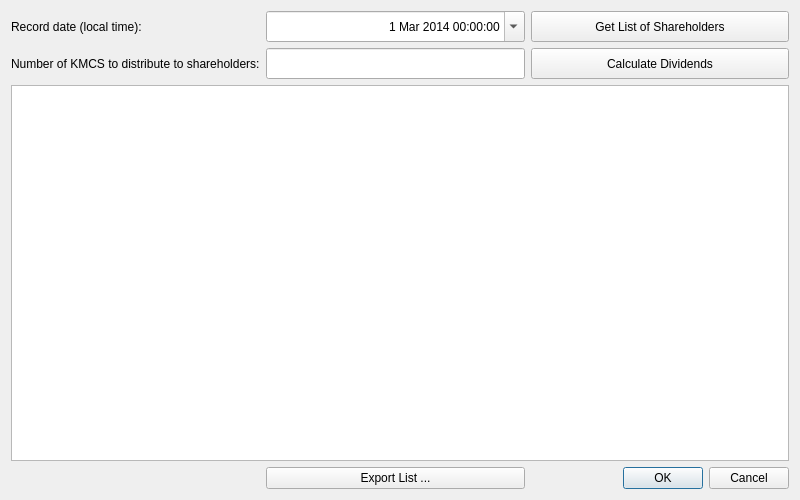
<?xml version="1.0" encoding="UTF-8"?>
<ui version="4.0">
 <class>DistributeDivDialog</class>
 <widget class="QDialog" name="DistributeDivDialog">
  <property name="windowModality">
   <enum>Qt::ApplicationModal</enum>
  </property>
  <property name="geometry">
   <rect>
    <x>0</x>
    <y>0</y>
    <width>800</width>
    <height>500</height>
   </rect>
  </property>
  <property name="sizePolicy">
   <sizepolicy hsizetype="MinimumExpanding" vsizetype="MinimumExpanding">
    <horstretch>0</horstretch>
    <verstretch>0</verstretch>
   </sizepolicy>
  </property>
  <property name="minimumSize">
   <size>
    <width>400</width>
    <height>200</height>
   </size>
  </property>
  <property name="windowTitle">
   <string>Distribute Dividends</string>
  </property>
  <property name="toolTip">
   <string/>
  </property>
  <property name="locale">
   <locale language="English" country="UnitedStates"/>
  </property>
  <property name="modal">
   <bool>true</bool>
  </property>
  <layout class="QGridLayout" name="gridLayout">
   <item row="2" column="0" colspan="3">
    <widget class="QTableView" name="tableView"/>
   </item>
   <item row="1" column="2">
    <widget class="QPushButton" name="calcDividendsButton">
     <property name="minimumSize">
      <size>
       <width>141</width>
       <height>31</height>
      </size>
     </property>
     <property name="text">
      <string>Calculate Dividends</string>
     </property>
    </widget>
   </item>
   <item row="1" column="0">
    <widget class="QLabel" name="label">
     <property name="text">
      <string>Number of KMCS to distribute to shareholders:</string>
     </property>
     <property name="alignment">
      <set>Qt::AlignLeading|Qt::AlignLeft|Qt::AlignVCenter</set>
     </property>
    </widget>
   </item>
   <item row="1" column="1">
    <widget class="QLineEdit" name="totalDividend">
     <property name="minimumSize">
      <size>
       <width>111</width>
       <height>31</height>
      </size>
     </property>
     <property name="inputMethodHints">
      <set>Qt::ImhFormattedNumbersOnly</set>
     </property>
     <property name="text">
      <string notr="true"/>
     </property>
     <property name="alignment">
      <set>Qt::AlignRight|Qt::AlignTrailing|Qt::AlignVCenter</set>
     </property>
    </widget>
   </item>
   <item row="0" column="0">
    <widget class="QLabel" name="label_2">
     <property name="text">
      <string>Record date (local time):</string>
     </property>
     <property name="alignment">
      <set>Qt::AlignLeading|Qt::AlignLeft|Qt::AlignVCenter</set>
     </property>
    </widget>
   </item>
   <item row="0" column="2">
    <widget class="QPushButton" name="getShareholdsListButton">
     <property name="minimumSize">
      <size>
       <width>141</width>
       <height>31</height>
      </size>
     </property>
     <property name="text">
      <string>Get List of Shareholders</string>
     </property>
    </widget>
   </item>
   <item row="4" column="2">
    <widget class="QDialogButtonBox" name="buttonBox">
     <property name="orientation">
      <enum>Qt::Horizontal</enum>
     </property>
     <property name="standardButtons">
      <set>QDialogButtonBox::Cancel|QDialogButtonBox::Ok</set>
     </property>
    </widget>
   </item>
   <item row="0" column="1">
    <widget class="QDateTimeEdit" name="recordDate">
     <property name="minimumSize">
      <size>
       <width>111</width>
       <height>31</height>
      </size>
     </property>
     <property name="toolTip">
      <string>Shareholders on record on this date will receive dividends.</string>
     </property>
     <property name="alignment">
      <set>Qt::AlignRight|Qt::AlignTrailing|Qt::AlignVCenter</set>
     </property>
     <property name="minimumDateTime">
      <datetime>
       <hour>0</hour>
       <minute>0</minute>
       <second>0</second>
       <year>2014</year>
       <month>3</month>
       <day>1</day>
      </datetime>
     </property>
     <property name="currentSection">
      <enum>QDateTimeEdit::DaySection</enum>
     </property>
     <property name="calendarPopup">
      <bool>true</bool>
     </property>
    </widget>
   </item>
   <item row="4" column="1">
    <widget class="QPushButton" name="exportButton">
     <property name="contextMenuPolicy">
      <enum>Qt::DefaultContextMenu</enum>
     </property>
     <property name="text">
      <string>Export List ...</string>
     </property>
    </widget>
   </item>
  </layout>
 </widget>
 <tabstops>
  <tabstop>recordDate</tabstop>
  <tabstop>getShareholdsListButton</tabstop>
  <tabstop>totalDividend</tabstop>
  <tabstop>calcDividendsButton</tabstop>
  <tabstop>tableView</tabstop>
  <tabstop>buttonBox</tabstop>
 </tabstops>
 <resources/>
 <connections>
  <connection>
   <sender>buttonBox</sender>
   <signal>accepted()</signal>
   <receiver>DistributeDivDialog</receiver>
   <slot>accept()</slot>
   <hints>
    <hint type="sourcelabel">
     <x>554</x>
     <y>363</y>
    </hint>
    <hint type="destinationlabel">
     <x>157</x>
     <y>274</y>
    </hint>
   </hints>
  </connection>
  <connection>
   <sender>buttonBox</sender>
   <signal>rejected()</signal>
   <receiver>DistributeDivDialog</receiver>
   <slot>reject()</slot>
   <hints>
    <hint type="sourcelabel">
     <x>554</x>
     <y>363</y>
    </hint>
    <hint type="destinationlabel">
     <x>286</x>
     <y>274</y>
    </hint>
   </hints>
  </connection>
 </connections>
</ui>
